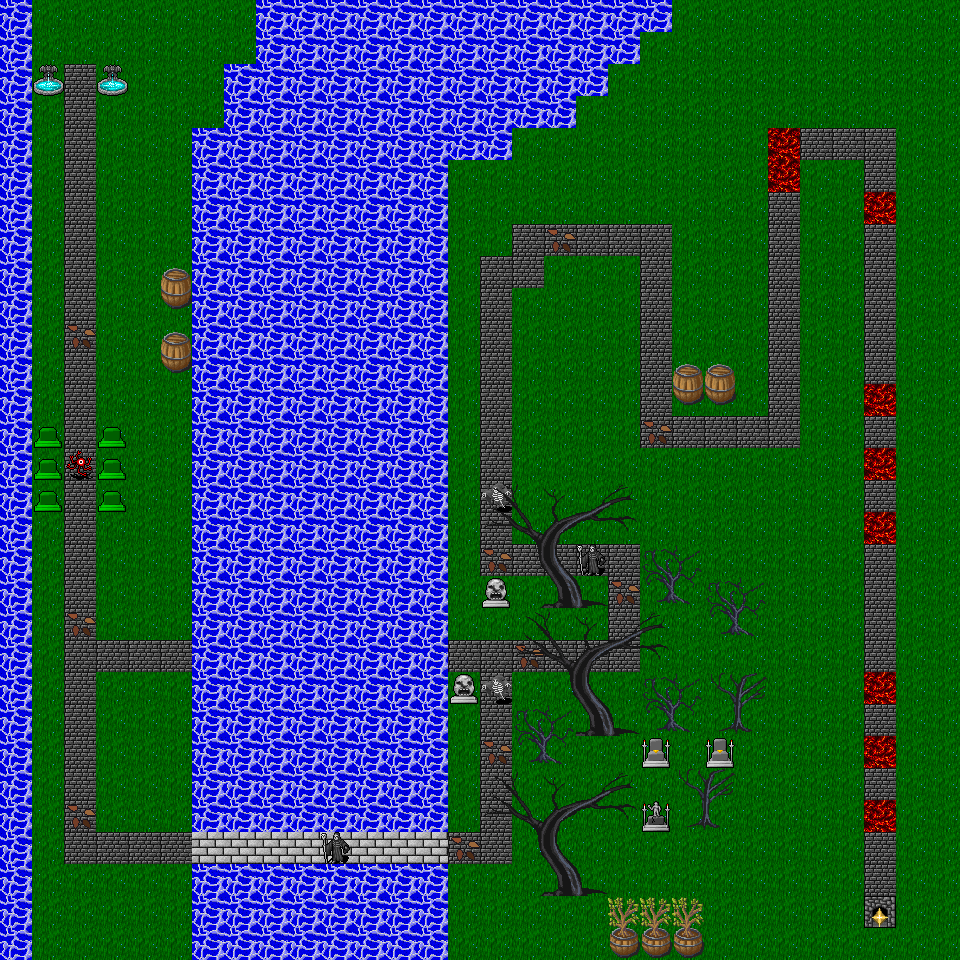

A 2D game scene composited from a Tiled map and its tileset images. What follows is a short description and the map's XML, with each tile layer's data collapsed to a summary:
An orthogonal 30x30 tile map with 32x32 px tiles, 3 tile layers (Tile Layer 1, Obstacles, Decorations), 4 tilesets.

<map version="1.0" orientation="orthogonal" renderorder="right-down" width="30" height="30" tilewidth="32" tileheight="32" nextobjectid="1">
 <tileset firstgid="1" name="DungeonCrawl_ProjectUtumnoTileset" tilewidth="32" tileheight="32" tilecount="3072">
  <image source="tiles/DungeonCrawl_ProjectUtumnoTileset.png" width="2048" height="1536" />
  <tile id="511">
   <animation>
    <frame tileid="670" duration="100" />
    <frame tileid="671" duration="100" />
    <frame tileid="672" duration="100" />
    <frame tileid="673" duration="100" />
    <frame tileid="674" duration="100" />
    <frame tileid="675" duration="100" />
    <frame tileid="676" duration="100" />
    <frame tileid="677" duration="100" />
   </animation>
  </tile>
 </tileset>
 <tileset firstgid="3073" name="hyptosis_tile-art-batch-1" tilewidth="32" tileheight="32" tilecount="900">
  <image source="tiles/hyptosis_tile-art-batch-1.png" width="960" height="960" />
 </tileset>
 <tileset firstgid="3973" name="hyptosis_til-art-batch-2" tilewidth="32" tileheight="32" tilecount="900">
  <image source="tiles/hyptosis_til-art-batch-2.png" width="960" height="960" />
 </tileset>
 <tileset firstgid="4873" name="lpc leaf recolors" tilewidth="32" tileheight="32" tilecount="20">
  <image source="tiles/lpc leaf recolors.png" width="128" height="160" />
  <tile id="12">
   <animation>
    <frame tileid="8" duration="100" />
    <frame tileid="9" duration="100" />
    <frame tileid="10" duration="100" />
    <frame tileid="11" duration="100" />
   </animation>
  </tile>
 </tileset>
 <layer name="Tile Layer 1" width="30" height="30">
  <data>[900 cells, 900 non-empty, 6 distinct tile ids]</data>
 </layer>
 <layer name="Obstacles" width="30" height="30">
  <data>[900 cells, 24 non-empty, 5 distinct tile ids]</data>
 </layer>
 <layer name="Decorations" width="30" height="30">
  <data>[900 cells, 109 non-empty, 39 distinct tile ids]</data>
 </layer>
</map>
